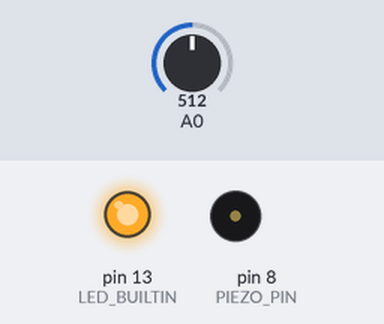
The sketch below on a simulated Arduino Uno, built with avr-gcc and run on an emulated ATmega328P. Parts: output pins drawn as LEDs (lit = HIGH), buzzer (waves = sounding). The inputs (shaded band) are chosen by the test bench; at power-on: A0 = 512.

Above: at 0.1 s.
At 5.1 s:
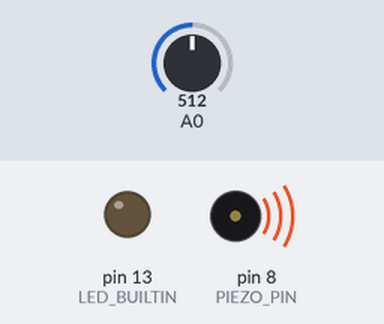
Timing chart, 0 to 6.6 s (numbered marks = the images above):
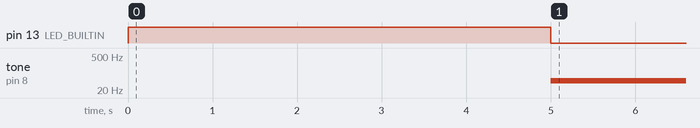

The sketch:

arturito_C.ino
```cpp
#define PIEZO_PIN         8
#define PLAY_MILLISECONDS 20

int sensorValue = 0;
int sensorLow   = 1023;
int sensorHigh  = 0;

void setup() {
    pinMode(LED_BUILTIN, OUTPUT);
    digitalWrite(LED_BUILTIN, HIGH);

    while(millis() < 5000) {
        sensorValue = analogRead(A0);
        if(sensorValue > sensorHigh) {
            sensorHigh = sensorValue;
        }
        if(sensorValue < sensorLow) {
            sensorLow = sensorValue;
        }
    }

    digitalWrite(LED_BUILTIN, LOW);
}

void loop() {
    sensorValue = analogRead(A0);
    int pitch   = map(sensorValue, sensorLow, sensorHigh, 50, 4000);

    tone(PIEZO_PIN, pitch, PLAY_MILLISECONDS);
    delay(10);
}
```

Measured:
- by itself, tone on pin 8 (PIEZO_PIN): silent → 49 Hz at 5.0 s
